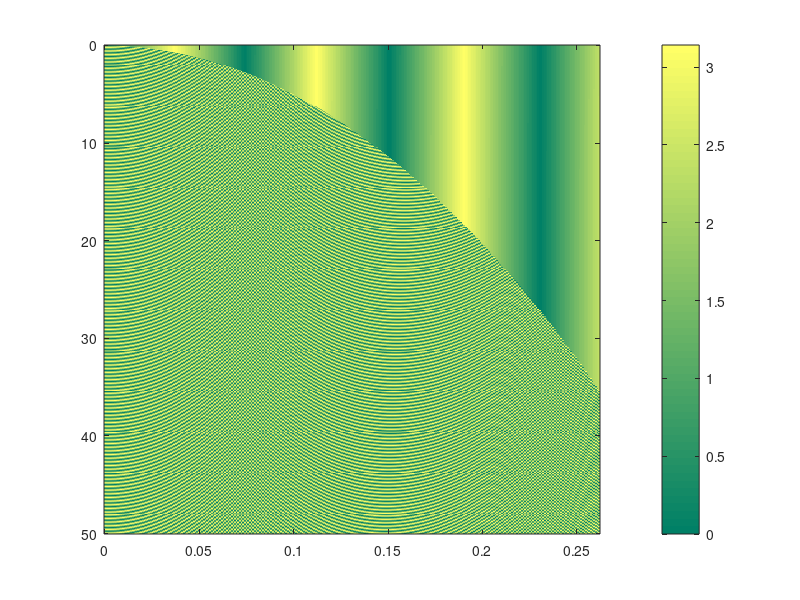

This chart was generated by the following MATLAB code: (Note: this script raises an error after producing the figure.)
clear all;
close all;
%%
len = 0.2752;
s = len/10;
Gr = 2.5;
r1 = 1000;
theta1 = pi/3;
Pt = 1;
rho = 1;
r2 = 5;
theta2 = 2*pi/3;
d = sqrt(r1^2+r2^2-r1*r2*cos(theta2-theta1));

delta_r1 = [0:0.1:50];
delta_theta1 = (pi*[0:0.1:30]/360)';

ep_phi = zeros(length(delta_r1),length(delta_theta1));
for i = 1:length(delta_r1)
    for j = 1:length(delta_theta1)
        temp_r1 = delta_r1(i);
        temp_theta1 = delta_theta1(j);
        l = sqrt(r1^2+(r1+temp_r1)^2-2*r1*(r1+temp_r1)*cos(temp_theta1));
        beita = asin((r1+temp_r1)*sin(temp_theta1)/l) - acos((r1^2+d^2-r2^2)/(2*r1*d));
        if l == 0
            ep_d = 0;
        else 
            ep_d = sqrt(d^2 + l^2 - 2*d*l*cos(beita)) - d;
        end
        N = floor((4*pi*r2*rho)/(len*Gr)+0.5);
        ep_phi(i,j) = 2*pi/len*(temp_r1-N*s/2*sin(theta1)*temp_theta1-ep_d);
    end
end
%%
ep_phi = abs(pi-abs(mod(ep_phi,2*pi)-pi));
figure;
imagesc(delta_theta1,delta_r1, ep_phi);
colormap('summer');
a = colorbar;
a.Label.String = 'Phase error';
hold on;
% contour(delta_r1,delta_theta1, ep_phi','--r','ShowText','on','LineWidth',2);
xlabel('\Delta \theta_1');
ylabel('\Delta r_1 (m)');
 hYLabel = get(gca,'YLabel');
 set(hYLabel,'rotation',0,'VerticalAlignment','middle')
set(gca,'fontsize',16);
filename = 'phaseerror1';
save = 1;

% [h, wd, ht] = tightfig();
if save == 1
    name1 = append(filename, '.fig');
    name2 = append(filename, '.pdf');
    saveas(gca, name1);
    exportgraphics(gca, name2);
end
%%
h = 10000;
len = 0.2752;
s = len/10;
Gr = 2.5;
theta1 = pi*[30:0.1:90]/180;
Pt = 1;
rho = 1;
r2 = 5;
theta2 = 2*pi/3;
delta_theta1 = (pi*[-15:0.1:15]/180)';
ep_phi2 = zeros(length(theta1),length(delta_theta1));
for i = 1:length(theta1)
    for j = 1:length(delta_theta1)
        thi = theta1(i);
        temp_theta1 = delta_theta1(j);
        r1 = h*csc(thi);
        d = sqrt(r1^2+r2^2-r1*r2*cos(theta2-thi));
        if temp_theta1 == 0
            ep_phi2(i,j) = 0;
        elseif temp_theta1>0
            temp_r1 = h*csc(thi+temp_theta1) - r1;
            l = sqrt(r1^2+(r1+temp_r1)^2-2*r1*(r1+temp_r1)*cos(temp_theta1));
            beita = real(asin((r1+temp_r1)*sin(temp_theta1)/l) - acos((r1^2+d^2-r2^2)/(2*r1*d)));
            if l == 0
                ep_d = 0;
            else 
                ep_d = sqrt(d^2 + l^2 - 2*d*l*cos(beita)) - d;
            end
            N = floor((4*pi*r2*rho)/(len*Gr)+0.5);
            ep_phi2(i,j) = 2*pi/len*(temp_r1-N*s/2*sin(thi)*temp_theta1-ep_d);
        elseif temp_theta1<0
            temp_r1 = h*csc(thi+temp_theta1) - r1;
            l = sqrt(r1^2+(r1+temp_r1)^2-2*r1*(r1+temp_r1)*cos(abs(temp_theta1)));
            alpha = acos((r1^2+d^2-r2^2)/(2*r1*d));
            beita = pi-thi + alpha;
            ep_d = sqrt(d^2 + l^2 - 2*d*l*cos(beita)) - d;
            N = floor((4*pi*r2*rho)/(len*Gr)+0.5);
            ep_phi2(i,j) = 2*pi/len*(temp_r1-N*s/2*sin(thi)*temp_theta1-ep_d);
        end
    end
end
%%
ep_phi2 = abs(pi-abs(mod(ep_phi2,2*pi)-pi))/pi;
% ep_phi2 = (cos(mod(ep_phi2,2*pi)-pi)+1)/2;
figure;
imagesc(delta_theta1,theta1, ep_phi2);
colormap('summer');
a = colorbar;
hold on;
% contour(delta_r1,delta_theta1, ep_phi','--r','ShowText','on','LineWidth',2);
xlabel('\Delta \theta_1');
ylabel('\theta_1');
hYLabel = get(gca,'YLabel');
set(hYLabel,'rotation',0,'VerticalAlignment','middle')
hL = ylabel(a,'D_\epsilon');    
hL.Position = [1 0 0];
set(hL,'rotation',0);
set(gca,'fontsize',16);
filename = 'phaseerror2';
save = 1;

% [h, wd, ht] = tightfig();
if save == 1
    name1 = append(filename, '.fig');
    name2 = append(filename, '.pdf');
    saveas(gca, name1);
    exportgraphics(gca, name2);
end
%%
h = 10000;
len = 0.2752;
s = len/10;
Gr = 2.5;
theta1 = pi*[30:0.1:90]/180;
Pt = 1;
rho = 1;
r2 = 5;
theta2 = 2*pi/3;
ep = [-10:0.1:10];
ep_phi2 = zeros(length(theta1),length(ep));
d_theta1 = [];
for i = 1:length(theta1)
    for j = 1:length(ep)
        thi = theta1(i);
        r1 = h*csc(thi);
        epi = ep(j);
        if epi == 0
            ep_phi2(i,j) = 0;
        elseif epi > 0
            temp_r1 =sqrt(epi^2 + r1^2 - 2*epi*r1*cos(thi)) - r1;
            temp_theta1 = asin(h/(temp_r1+r1)) - thi;
            d = sqrt(r1^2+r2^2-r1*r2*cos(theta2-thi));
            l = epi;
            beita = real(asin((r1+temp_r1)*sin(temp_theta1)/l) - acos((r1^2+d^2-r2^2)/(2*r1*d)));
            if l == 0
                ep_d = 0;
            else 
                ep_d = sqrt(d^2 + l^2 - 2*d*l*cos(beita)) - d;
            end
            N = floor((4*pi*r2*rho)/(len*Gr)+0.5);
            ep_phi2(i,j) = 2*pi/len*(temp_r1-N*s/2*sin(thi)*temp_theta1-ep_d);
        elseif epi < 0
            l = abs(epi);
            temp_r1 =sqrt(epi^2 + r1^2 - 2*l*r1*cos(pi-thi)) - r1;
            temp_theta1 = abs(asin(h/(temp_r1+r1)) - thi);
            d = sqrt(r1^2+r2^2-r1*r2*cos(theta2-thi));
            alpha = acos((r1^2+d^2-r2^2)/(2*r1*d));
            beita = pi-thi + alpha;
            ep_d = sqrt(d^2 + l^2 - 2*d*l*cos(beita)) - d;
            N = floor((4*pi*r2*rho)/(len*Gr)+0.5);
            ep_phi2(i,j) = 2*pi/len*(temp_r1-N*s/2*sin(thi)*temp_theta1-ep_d);
        end
        if thi ==pi/2 && epi ~= 0 && mod(epi,5) == 0
            d_theta1 = [d_theta1, temp_theta1];
        end
    end
end
%%
ep_phi2 = abs(pi-abs(mod(ep_phi2,2*pi)-pi))/pi;
% ep_phi2 = (cos(mod(ep_phi2,2*pi)-pi)+1)/2;
figure;
imagesc(ep,theta1, ep_phi2);
colormap('summer');
a = colorbar;
hold on;
contour(ep,theta1, ep_phi2,'--r','ShowText','on','LineWidth',2);
xlabel('\epsilon (m)');
ylabel('\theta_1');
hYLabel = get(gca,'YLabel');
set(hYLabel,'rotation',0,'VerticalAlignment','middle');
hL = ylabel(a,'D_\epsilon');    
hL.Position = [1 0 0];
set(hL,'rotation',0);
set(gca,'fontsize',16);
filename = 'phaseerror3';
save = 1;

% [h, wd, ht] = tightfig();
if save == 1
    name1 = append(filename, '.fig');
    name2 = append(filename, '.pdf');
    saveas(gca, name1);
    exportgraphics(gca, name2);
end
%%
a = [0:0.1:2*pi]; 
b = sin(a);
b1 = sin(a) + sin(a);
b2 = sin(a) + sin(a + pi);
b3 = sin(a) + sin(a + pi + pi/2);
b4 = sin(a) + sin(a + pi - pi/2);
plot(a,b,a,b1,a,b2,a,b3,a,b4);
% plot(a, b, 'r--',a,sin(a + pi),'g*',a,b2,'b')
% legend("RFI","Reflected waveform with D_\epsilon = 0", "Received waveform")